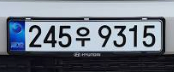
#> input picture images/img_1.png, 174 x 72 px
$ python imageConvertToString.py
#> lines starting #> are read from the running program, lines starting #| are printed output that depends on the picture; after the words box and inside, x2 and y2 are one past the last pixel; in counts of white or black regions, pixels touching at a corner belong together
import cv2
import os
import numpy as np
import matplotlib.pyplot as plt
import pytesseract
# from PIL import Image
plt.style.use('dark_background')

def openImage():
    img_ori = cv2.imread('images/img_1.png')
#> img_ori is the input picture: shape (72, 174, 3); mean B, G, R 132.7, 121.3, 113.2
    height, width, channel = img_ori.shape
#> height = 72; width = 174; channel = 3

    gray = cv2.cvtColor(img_ori, cv2.COLOR_BGR2GRAY)
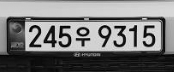
#> gray: shape (72, 174); min 0, max 238, mean 120.2

    img_blurred = cv2.GaussianBlur(gray, ksize=(5, 5), sigmaX=0)
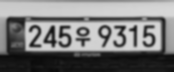
#> img_blurred: shape (72, 174); min 11, max 215, mean 120.4
    # 노이즈를 줄이기 위해서 GaussianBlur 사용

    img_thresh = cv2.adaptiveThreshold(
        img_blurred,
        maxValue=255.0,
        adaptiveMethod=cv2.ADAPTIVE_THRESH_GAUSSIAN_C,
        thresholdType=cv2.THRESH_BINARY_INV,
        blockSize=19,
        C=9
    )
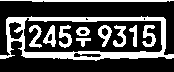
#> img_thresh: shape (72, 174); 28.3% white; 11 white regions

    contours, _ = cv2.findContours(
        img_thresh,
        mode=cv2.RETR_LIST,
        method=cv2.CHAIN_APPROX_SIMPLE
    )
#> contours = 19 contours, 2 with area under 20; largest, box (x1, y1, x2, y2) and area: (0, 16, 174, 61) 6260, (23, 17, 163, 53) 4346, (8, 21, 24, 40) 180, (98, 25, 112, 47) 156, (43, 25, 56, 47) 137

    temp_result = np.zeros((height, width, channel), dtype=np.uint8)

#> (the run stopped early here; a loop or call above may not have finished)

$ run again, with images/test2.png copied over images/img_1.png
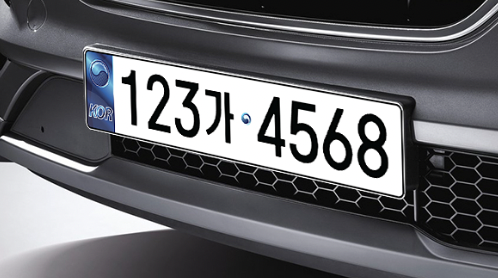
#> input picture images/test2.png, 498 x 278 px
#> in openImage, img_ori is the input picture: shape (278, 498, 3); mean B, G, R 106.7, 102.8, 102.5
#> in openImage, `img_blurred = cv2.GaussianBlur(gray, ksize=(5, 5), sigmaX=0)`:
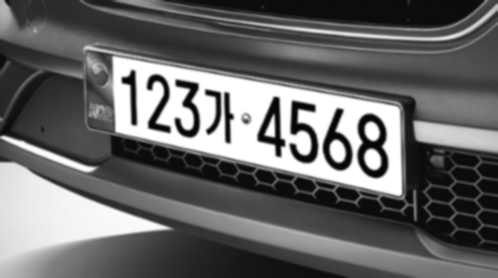
#> img_blurred: shape (278, 498); min 4, max 255, mean 103.2
#> in openImage, `img_thresh = cv2.adaptiveThreshold( img_blurred, maxValue=255.0, adapt..`:
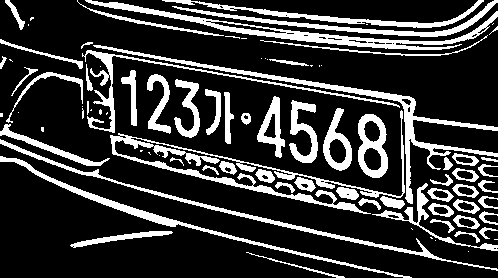
#> img_thresh: shape (278, 498); 21.5% white; 90 white regions (31 under 20 px)
#> contours = 133 contours, 56 with area under 20; largest, box (x1, y1, x2, y2) and area: (85, 0, 498, 50) 2609, (93, 45, 498, 204) 2304, (110, 110, 405, 214) 2198, (358, 114, 388, 178) 1484, (0, 156, 412, 278) 1455
